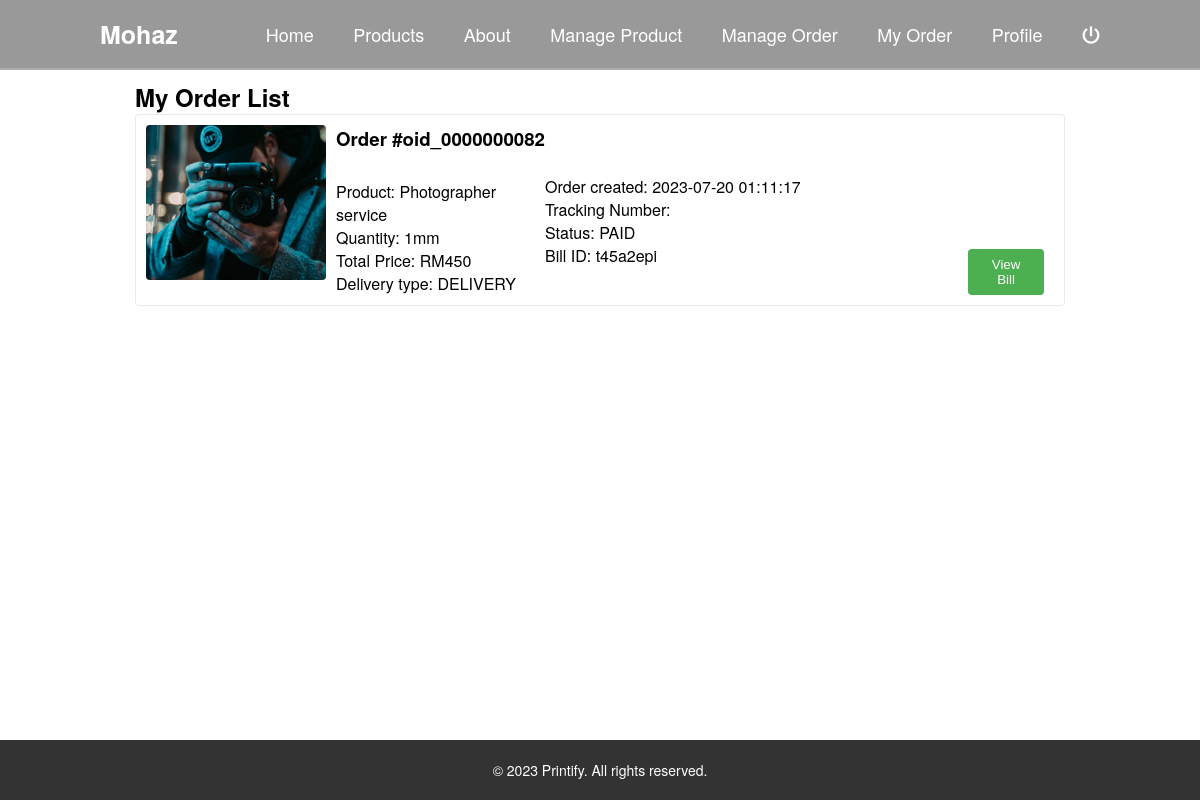
The page /myOrder.php (signed in) on the database its author committed.
### tables this page shows
CREATE TABLE `order_item` (
  `orderID` varchar(100) NOT NULL,
  `custID` varchar(100) NOT NULL,
  `productID` varchar(100) NOT NULL,
  `shippingID` text NOT NULL,
  `deliveryType` text NOT NULL,
  `productQuantity` int(11) NOT NULL,
  `payment_method` text NOT NULL,
  `total_Price` double NOT NULL,
  `address` text NOT NULL,
  `order_file_design` text NOT NULL,
  `orderDateCreate` datetime NOT NULL DEFAULT current_timestamp(),
  `orderStatusPayment` text NOT NULL DEFAULT 'UNPAID',
  `billCode` varchar(20) NOT NULL
);

CREATE TABLE `product_details` (
  `productID` varchar(100) NOT NULL,
  `productName` text NOT NULL,
  `productSize` int(11) DEFAULT NULL,
  `unitSize` varchar(20) NOT NULL,
  `productDescription` text DEFAULT NULL,
  `productPrice` double DEFAULT NULL,
  `productPic` varchar(100) DEFAULT NULL
);

### myOrder.php (the view, shortened to what this page needs)
<?php
include "navigation.php";
if(isset($_SESSION['userID'])) {
?>
<!DOCTYPE html>
<html lang="en">
<head>
	<link rel="stylesheet" type="text/css" href="Css/myOrder.css">
	<link rel='stylesheet' href='https://cdnjs.cloudflare.com/ajax/libs/font-awesome/4.7.0/css/font-awesome.min.css'>
	<link rel="stylesheet" type="text/css" href="Css/navigationCSS.css">
	<link href='https://unpkg.com/boxicons@2.1.4/css/boxicons.min.css' rel='stylesheet'>
</head>
<body>
	<?php navigation(); ?>
	<main>
		<section id="myOrder">
			<div class="container">
				<h2>My Order List</h2>
				<ul>
					<?php
					$custID = $_SESSION['userID'];
					$sqlDisplayOrder = "SELECT * FROM `order_item` WHERE `custID` = '$custID' ORDER BY `orderDateCreate` DESC";
					$resDisplayOrder = mysqli_query($conn, $sqlDisplayOrder);
					$count = mysqli_num_rows($resDisplayOrder);
					if ($count > 0) {
						foreach ($resDisplayOrder as $row) {
							$productID = $row['productID'];
							$sqlDisplayProduct = "SELECT * FROM `product_details` WHERE `productID` = '$productID'";
							$resDisplayProduct = mysqli_query($conn, $sqlDisplayProduct);
							$getProduct = mysqli_fetch_assoc($resDisplayProduct);
							orderList($row['orderID'], $row['shippingID'], $row['deliveryType'], $row['productQuantity'], $row['total_Price'], $row['orderDateCreate'], $row['orderStatusPayment'], $getProduct['productName'], $getProduct['unitSize'], $getProduct['productPic'], $row['billCode']);
						}
					}
					?>
				</ul>
			</div>
		</section>
	</main>
	<footer>
		<div class="container">
			<p>&copy; 2023 Printify. All rights reserved.</p>
		</div>
	</footer>
</body>
</html>
<?php
}else{
  header("Location: login.php");
}
?>
<?php
function orderList($orderID, $shippingID, $deliveryType, $productQuantity, $total_Price, $orderDateCreate, $orderStatusPayment, $productName, $unitSize, $productPic, $billCode){
	$payLink = "https://dev.toyyibpay.com/".$billCode;
	?>
	<div class="order-item">
		<div class="order-item-image">
			<img src="product image/<?php echo $productPic; ?>" alt="Order Image">
		</div>
		<div class="order-item-details">
			<h3>Order #<?php echo $orderID; ?></h3>
			<br>
			<p>Product: <?php echo $productName; ?></p>
			<p>Quantity: <?php echo $productQuantity.$unitSize; ?></p>
			<p>Total Price: RM<?php echo $total_Price; ?></p>
			<p>Delivery type: <?php echo $deliveryType; ?></p>
		</div>
		<div class="order-item-status">
			<br>
			<p>Order created: <?php echo $orderDateCreate; ?></p>
			<p>Tracking Number: <?php echo $shippingID; ?></p>
			<p>Status: <?php echo $orderStatusPayment; ?></p>
			<p>Bill ID: <?php echo $billCode; ?></p>
		</div>
		<div class="order-item-actions">
			<?php
			if ($orderStatusPayment == "UNPAID" || $orderStatusPayment == "PENDING" || $orderStatusPayment == "FAIL") {
				?>
				<button class="btn btn-pay" onclick="location.href='<?php echo $payLink; ?>'">Pay</button>
				<?php
			}else{
				?>
				<button class="btn btn-pay" onclick="location.href='<?php echo $payLink; ?>'">View Bill</button>
				<?php
			}
			?>
		</div>
	</div>
	<?php
}
?>

### navigation.php (shortened to what this page needs)
<!DOCTYPE html>
<html>
<head>
    <link rel='stylesheet' href='https://cdnjs.cloudflare.com/ajax/libs/font-awesome/4.7.0/css/font-awesome.min.css'>
    <link rel="stylesheet" href="https://cdnjs.cloudflare.com/ajax/libs/font-awesome/6.3.0/css/all.min.css">
</head>
<body>
    <?php
function navigation(){
        ?>
        <header class="header">
        <a href="#" class="logo">Mohaz</a>
        <nav class="navbar">
            <a class="custom-link" href="home">Home</a>
            <a class="custom-link" href="products">Products</a>
            <a class="custom-link" href="about">About</a>
            <a class="custom-link" href="manageProduct">Manage Product</a>
            <a class="custom-link" href="manageOrder">Manage Order</a>
            <a class="custom-link" href="myOrder">My Order</a>
            <a class="custom-link" href="profile">Profile</a>
            <a class="custom-link" href="" id="logout-link"><i class='fa fa-power-off'></i></a>
        </nav>
    </header>
        <?php
    }
        ?>
</body>
</html>

### Css/myOrder.css (style rules this page uses)
#myOrder { background-color: #fff; padding: 80px 0; }
.order-item { display: flex; align-items: flex-start; border: 1px solid #eaeaea; border-radius: 4px; padding: 10px; margin-bottom: 10px; }
.order-item-image img { width: 180px; height: 155px; object-fit: cover; border-radius: 4px; }
.order-item-details { flex: 1; margin-left: 10px; width: 50%; align-self: flex-start; }
.order-item-details h3 { margin-top: 0; margin-bottom: 5px; white-space: nowrap; overflow: hidden; text-overflow: ellipsis; }
.order-item-status { display: flex; flex-direction: column; align-items: flex-start; width: 50%; margin-top: 27px; align-self: flex-start; }
.order-item-actions { margin-left: auto; margin-top: auto; display: flex; align-items: center; }
.order-item-actions button { margin-right: 10px; }
.btn { padding: 8px 16px; background-color: #ff5c39; color: #fff; border: none; border-radius: 4px; cursor: pointer; }
.btn-pay { background-color: #4CAF50; }

### Css/navigationCSS.css (style rules this page uses)
* { margin:0; padding:0; box-sizing: border-box; text-decoration: none; list-style: none; }
html { -webkit-font-smoothing: antialiased; font-size: initial !important; }
a { text-decoration: none; }
body { font-family: 'Helvetica Neue', sans-serif; display: flex; flex-direction: column; min-height: 100vh; }
html, body { height: 100%; }
main { width: 100%; background-color: #fff; padding-bottom: 100px; flex: 1 0 auto; }
.header { height: 70px; position: fixed; top: 0; left: 0; width: 100%; padding: 20px 100px; background: rgba(0, 0, 0, 0.4); display: flex; justify-content: space-between; align-items: center; backdrop-filter: blur(10px); border-bottom: 2px solid rgba(255, 255, 255, 0.2); z-index: 100; }
.header::before { content: ""; position: absolute; top: 0; left: -100%; width: 100%; height: 100%; background: linear-gradient( 90deg, transparent, rgba(255, 255, 255, 0.4), transparent ); transition: 1s; }
.logo { color: #fff; font-size: 25px; text-decoration: none; font-weight: 600; cursor: default; }
.navbar { min-height: initial !important; margin-bottom: initial !important; border: none !important; font-size: initial !important; line-height: initial !important; padding: 0; }
.navbar .custom-link { color: #fff; font-size: 18px; text-decoration: none; margin-left: 35px; line-height: initial; row-gap: initial; transition: 0.3s; }
footer { background-color: #333; color: #fff; padding: 20px 0; text-align: center; flex-shrink: 0; }
footer p { font-size: 14px; }
.container { max-width: 960px; margin: 0 auto; padding: 0 15px; }

### rows shown on the page
order_item: productID.productPic (picture), orderID "oid_0000000082", productID.productName "Photographer service", productQuantity "1", productID.unitSize "mm", total_Price "450", deliveryType "DELIVERY", orderDateCreate "2023-07-20 01:11:17", orderStatusPayment "PAID", billCode "t45a2epi"
